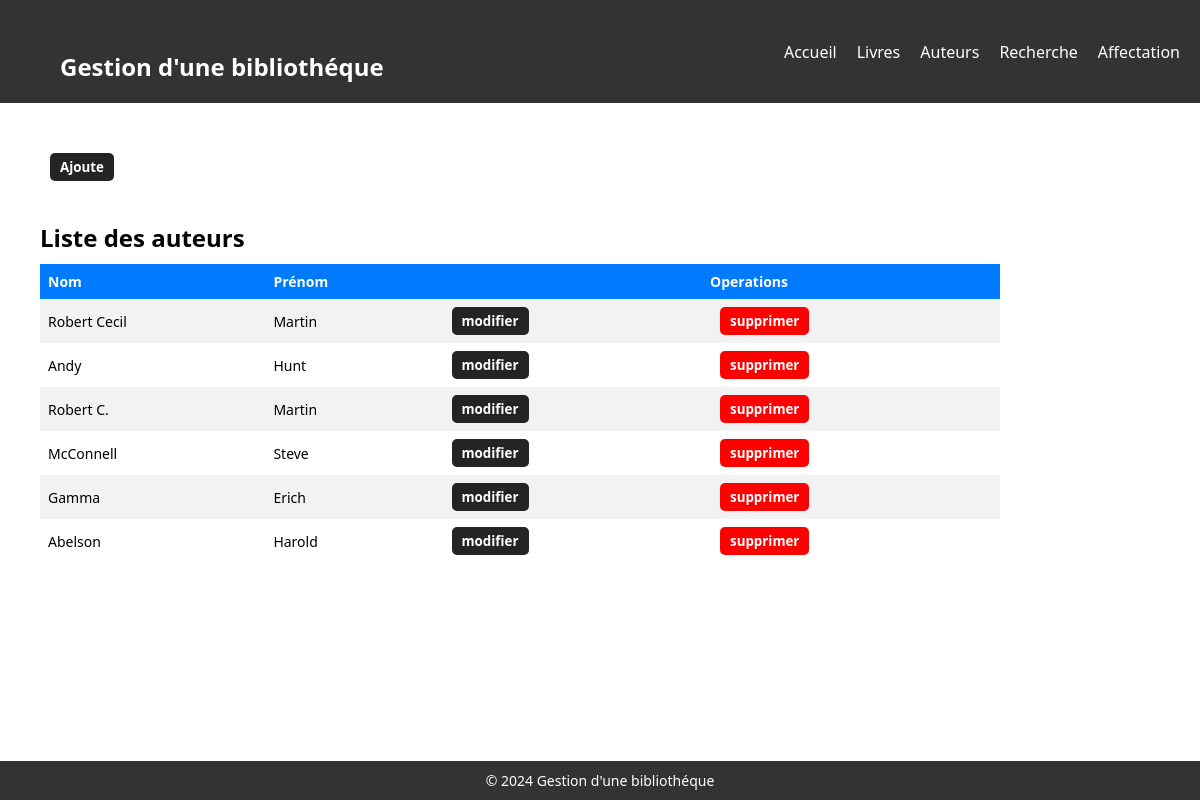
Page /auteurs on the committed database.
### tables this page shows
CREATE TABLE `authors` (
  `id_auteur` int(11) NOT NULL,
  `nom` varchar(255) NOT NULL,
  `prenom` varchar(255) NOT NULL
);

### config/db.php (called while the page is built, shortened)
<?php
class DB {
    private $host = 'localhost';
    private $dbname = 'gestion_bib';
    private $username = 'root';
    private $password = '';
    private $conn;
    public function __construct() {
        try {
            $this->conn = new PDO("mysql:host={$this->host};dbname={$this->dbname}", $this->username, $this->password);
            $this->conn->setAttribute(PDO::ATTR_ERRMODE, PDO::ERRMODE_EXCEPTION);
        } catch(PDOException $e) {
            echo 'Connection failed: ' . $e->getMessage();
        }
    }
    public function executeQuery($sql, $params = []) {
        try {
            $stmt = $this->conn->prepare($sql);
            $stmt->execute($params);
            return $stmt;
        } catch(PDOException $e) {
            echo 'Query failed: ' . $e->getMessage();
        }
    }
    public function fetchAll($sql, $params = []) {
        $stmt = $this->executeQuery($sql, $params);
        return $stmt->fetchAll(PDO::FETCH_ASSOC);
    }
}

### pages/auteurs.php (the view)
<?php
$db = new DB();
$auteurs = $db->fetchAll('SELECT * FROM authors');
?>
<div class="sub_nav">
    <a href="<?php echo $base_url ?>ajoutAuteur"><button class="button_x">Ajoute</button></a>
</div>
<h2>Liste des auteurs</h2>
<table>
    <tr>
        <th>Nom</th>
        <th>Prénom</th>
        <th></th>
        <th>Operations</th>
    </tr>
    <?php foreach ($auteurs as $auteur) : ?>
        <tr>
            <td><?php echo $auteur['nom']; ?></td>
            <td><?php echo $auteur['prenom']; ?></td>
            <td>
                <a href="<?php echo $base_url; ?>modifierAuteur?id=<?php echo $auteur['id_auteur']; ?>">
                    <button class="button_x">modifier</button>
                </a>
            </td>
            <td>
                <a href="<?php echo $base_url; ?>supprimerAuteur?id=<?php echo $auteur['id_auteur']; ?>">
                    <button class="button_x red">supprimer</button>
                </a>
            </td>
        </tr>
    <?php endforeach; ?>
</table>

### router.php (shortened to what this page needs)
<?php
$routes = glob(__DIR__ . "/pages/*.php");
foreach ($routes as $route) {
    if ($path ===  basename($route, ".php")) {
        require($route);
        return;
    }
}

### style/index.css (style rules this page uses)
* { margin: 0; padding: 0; font-family: "Segoe UI", Tahoma, Geneva, Verdana, sans-serif; box-sizing: border-box; }
html, body { height: 100%; margin: 0; }
body { display: flex; flex-direction: column; }
h1,h2,h3 { font-size: 24px; margin: 40px; margin-bottom: 10px; }
table { border-collapse: collapse; width: 80%; font-family: Arial, sans-serif; font-size: 14px; margin: 10px 40px; }
th, td { text-align: left; padding: 8px; }
th { background-color: #007bff; color: white; font-weight: bold; }
tr:nth-child(even) { background-color: #f2f2f2; }
.sub_nav { margin: 0 40px; }
.button_x { background: #242424; color: #ffffff; border-radius: 5px ; padding: 5px 10px; cursor: pointer; font-weight: bold; margin: 0 10px; border: none; outline: none; }
.red { background: red; }

### rows in the picture
authors: nom "Robert Cecil", prenom "Martin"
authors: nom "Andy", prenom "Hunt"
authors: nom "Robert C.", prenom "Martin"
authors: nom "McConnell", prenom "Steve"
authors: nom "Gamma", prenom "Erich"
authors: nom "Abelson", prenom "Harold"
